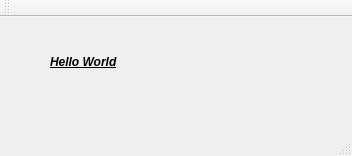
<?xml version="1.0" encoding="UTF-8"?>
<ui version="4.0">
 <class>MainWindow</class>
 <widget class="QMainWindow" name="MainWindow">
  <property name="geometry">
   <rect>
    <x>0</x>
    <y>0</y>
    <width>352</width>
    <height>156</height>
   </rect>
  </property>
  <property name="windowTitle">
   <string>MainWindow</string>
  </property>
  <widget class="QWidget" name="centralWidget">
   <widget class="QLabel" name="label">
    <property name="geometry">
     <rect>
      <x>50</x>
      <y>30</y>
      <width>211</width>
      <height>31</height>
     </rect>
    </property>
    <property name="text">
     <string>&lt;html&gt;&lt;head/&gt;&lt;body&gt;&lt;p&gt;&lt;span style=&quot; font-weight:600; font-style:italic; text-decoration: underline;&quot;&gt;Hello World&lt;/span&gt;&lt;/p&gt;&lt;/body&gt;&lt;/html&gt;</string>
    </property>
   </widget>
  </widget>
  <widget class="QMenuBar" name="menuBar">
   <property name="geometry">
    <rect>
     <x>0</x>
     <y>0</y>
     <width>352</width>
     <height>21</height>
    </rect>
   </property>
  </widget>
  <widget class="QToolBar" name="mainToolBar">
   <attribute name="toolBarArea">
    <enum>TopToolBarArea</enum>
   </attribute>
   <attribute name="toolBarBreak">
    <bool>false</bool>
   </attribute>
  </widget>
  <widget class="QStatusBar" name="statusBar"/>
 </widget>
 <layoutdefault spacing="6" margin="11"/>
 <resources/>
 <connections/>
</ui>
